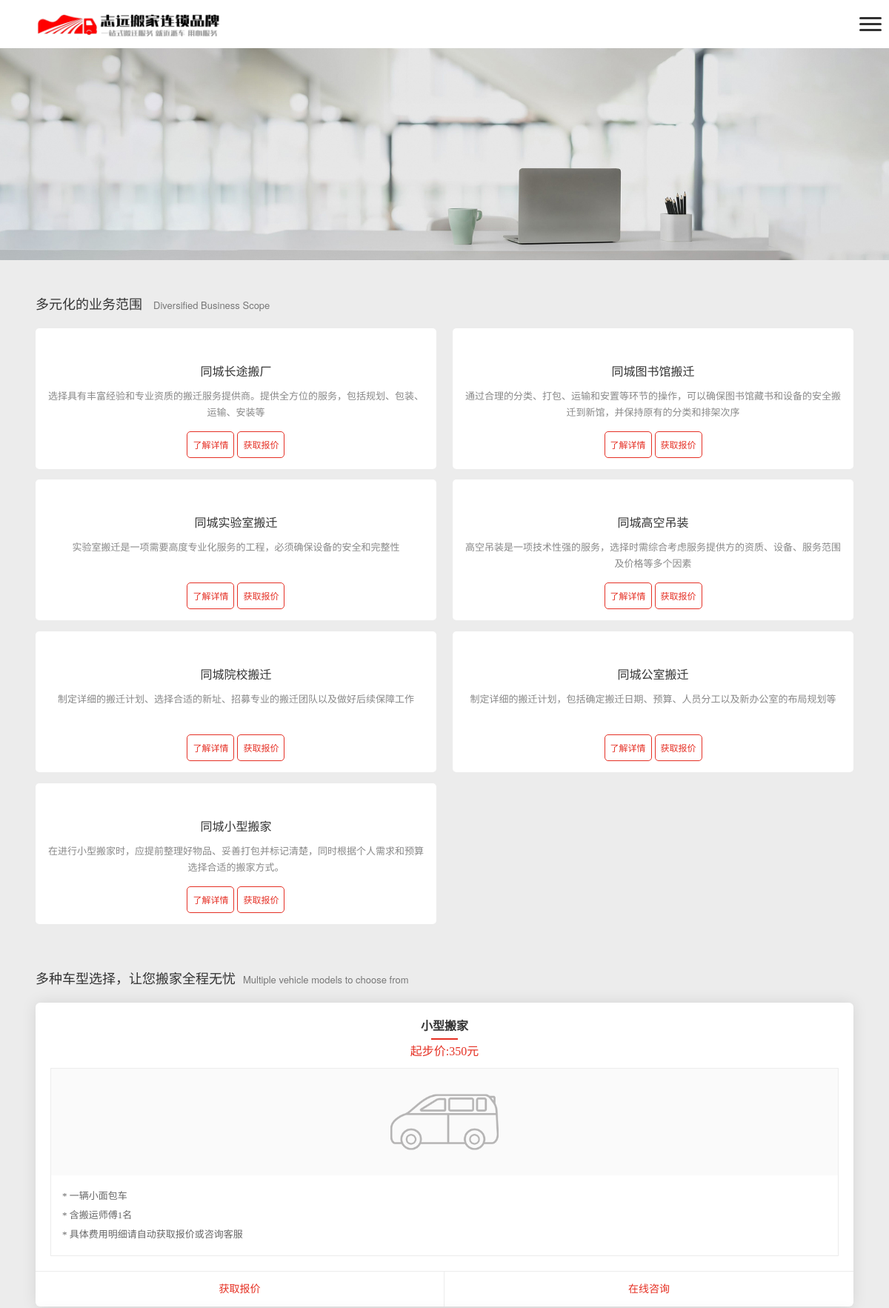
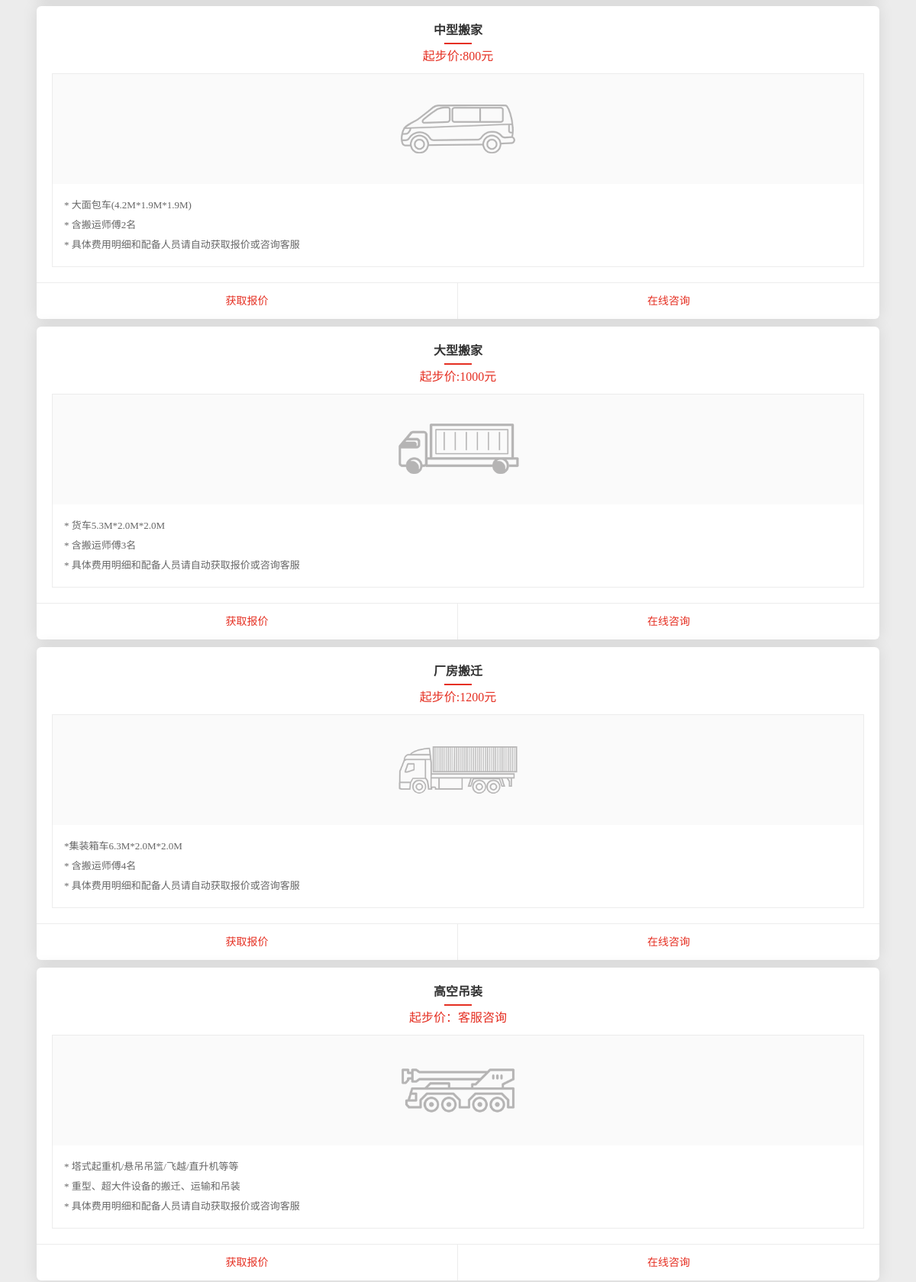
The app's page /products.html (upper part) with its own data (2 pictures, top to bottom).
### tables this page shows
CREATE TABLE "zw_cms_product" ("id" INTEGER, "title" TEXT, "subtitle" TEXT, "content" TEXT, "sketch" TEXT, "info" TEXT, "open" INTEGER, "link" TEXT, "seo_title" TEXT, "seo_keyword" TEXT, "seo_content" TEXT, "image" TEXT, "images" TEXT, "nav_id" INTEGER, "nav_pid" INTEGER, "country_id" TEXT, "sort" INTEGER, "create_time" TEXT, "update_time" TEXT, "delete_time" TEXT, "status" INTEGER, "state" INTEGER, "states" INTEGER, "top_status" INTEGER, "browse" INTEGER, "model" TEXT, "target" TEXT, "language" INTEGER, "rand" INTEGER, "lang" TEXT);

CREATE TABLE "zw_cms_expand" ("id" INTEGER, "pid" INTEGER, "title" TEXT, "subtitle" TEXT, "sketch" TEXT, "image" TEXT, "photo" TEXT, "icon1" TEXT, "icon2" TEXT, "file" TEXT, "content" TEXT, "link" TEXT, "type" TEXT, "label" TEXT, "status" INTEGER, "product_id" INTEGER, "cases_id" INTEGER, "model" TEXT, "language" INTEGER, "create_time" INTEGER, "update_time" INTEGER, "delete_time" INTEGER, "allow_delete" INTEGER, "sort" INTEGER, "lang" TEXT);

### app/controller/Products.php (called while the page is built, shortened)
<?php
class Products extends BaseController
{
    public function index(int $id = 2)
    {
        $navModel = new CmsNav();
        $currentNav = $navModel->find($id);
        $this->render('products/index', array_merge($this->getProductTemplateData($id), [
            'currentNav' => $currentNav ?? [],
            'banner'     => ($currentNav['image'] ?? '') ?: '/upload/20240510/bacfd59f43877ced86eca6d241385b84.jpg',
            'p_active'   => 1,
            'canonical_url' => $this->siteUrl('/products/' . ($currentNav['id'] ?? $id) . '.html'),
            'page_title' => $currentNav['seo_title'] ?: $this->seoTitle($currentNav['title'] ?? '搬家服务'),
            'page_keywords'   => $currentNav['seo_keyword'] ?? '',
            'page_description'=> $currentNav['seo_content'] ?? '',
        ]));
    }
    private function getProductTemplateData(int $navId): array
    {
        $productModel = new CmsProduct();
        return [
            'all'  => $productModel->select(
                ['nav_id' => $navId, 'status' => 1],
                'id, title, subtitle, sketch, image, link, target',
                'sort ASC, id DESC'
            ),
            'HFF'  => $this->getExpandSection(70),
            'CX'   => $this->getExpandSection(37),
            'BDTS' => $this->getExpandSection(43),
            'CJWT' => $this->getExpandSection(52),
            'why'  => $this->getExpandSection(3),
            'BZCL' => $this->getExpandSection(59),
        ];
    }
}

### bootstrap.php (called while the page is built, shortened)
<?php
$config = require CONFIG_PATH . 'site.php';
$app = new \app\core\App($config);
$app->run();

### public/index.php (called while the page is built, shortened)
<?php
require __DIR__ . '/../bootstrap.php';

### app/model/BaseModel.php (called while the page is built, shortened)
<?php
abstract class BaseModel
{
    protected $table;
    protected $connection;
    public function __construct()
    {
        $this->connection = Database::getInstance();
    }
    protected function table(): string
    {
        return Database::table($this->table);
    }
    public function find($id, string $field = '*')
    {
        $sql = "SELECT {$field} FROM " . $this->table() . " WHERE id = ?";
        $stmt = $this->connection->prepare($sql);
        $stmt->execute([$id]);
        return $stmt->fetch();
    }
    public function select(array $where = [], string $field = '*', string $order = 'id DESC', int $limit = 0, int $offset = 0): array
    {
        $sql = "SELECT {$field} FROM " . $this->table();
        $params = [];
        if (!empty($where)) {
            $conditions = [];
            foreach ($where as $key => $value) {
                if (is_array($value)) {
                    $conditions[] = "`{$key}` IN (" . implode(',', array_fill(0, count($value), '?')) . ")";
                    $params = array_merge($params, $value);
                } else {
                    $conditions[] = "`{$key}` = ?";
                    $params[] = $value;
                }
            }
            $sql .= " WHERE " . implode(' AND ', $conditions);
        }
        if ($order) {
            $sql .= " ORDER BY {$order}";
        }
        if ($limit > 0) {
            $sql .= " LIMIT {$limit}";
        }
        $stmt = $this->connection->prepare($sql);
        $stmt->execute($params);
        return $stmt->fetchAll();
    }
}

### app/model/Database.php (called while the page is built, shortened)
<?php
class Database
{
    protected static $instance = null;
    protected static $config = [];
    public static function init(array $config): void
    {
        self::$config = $config;
    }
    public static function getInstance(): \PDO
    {
        if (self::$instance === null) {
            $cfg = self::$config;
            if ($cfg['type'] === 'sqlite') {
                $dsn = 'sqlite:' . $cfg['database'];
                self::$instance = new \PDO($dsn, null, null, [
                    \PDO::ATTR_ERRMODE            => \PDO::ERRMODE_EXCEPTION,
                    \PDO::ATTR_DEFAULT_FETCH_MODE => \PDO::FETCH_ASSOC,
                ]);
                self::$instance->exec('PRAGMA busy_timeout = 5000');
            }
        }
        return self::$instance;
    }
    public static function table(string $name): string
    {
        return self::$config['prefix'] . $name;
    }
}

### app/model/CmsExpand.php (called while the page is built, shortened)
<?php
class CmsExpand extends BaseModel
{
    public function getByParent(int $parentId, string $cacheKey = '', int $limit = 0): array
    {
        $result = $this->select(
            ['pid' => $parentId, 'status' => 1],
            '*',
            'sort ASC, id ASC',
            $limit
        );
        return $result;
    }
}

### app/view/layout/product_sections.php (the view, shortened to what this page needs)
<div class="center clearfix"><div class="wow fadeInUp" data-wow-delay="0.1s"><div class="plate-top clearfix mt45"><p><?= $CX['title'] ?><span><?= $CX['subtitle'] ?></span></p></div><ul class="tc-service mt20 clearfix"><?php foreach ($CX['child_id'] as $item): ?><li class="boxsh"><div class="top-img"><h1 class="text-center fs-18"><?= $item['title'] ?></h1><p class="text-center mt20 fs-16 main-color cc"><span class="mbxb_price"><?= $item['subtitle'] ?></span></p><div class="car mt20"><div class="img-box text-center"><img class="lazy" data-original="<?= $item['image'] ?>" alt="" src="<?= $item['image'] ?>" style="display: inline-block;"></div><div class="text-box c666"><?= $item['sketch'] ?></div></div></div><div class="a-href"><a href="javascript:" class="getBaojia">获取报价</a><a href="tel:02085627757">在线咨询</a></div></li><?php endforeach; ?></ul></div></div>

### app/view/products/index.php (shortened to what this page needs)
<?php include VIEW_PATH . 'layout/header.php'; ?>
<link rel="stylesheet" href="<?= htmlspecialchars($assetUrl('/static/home/css/index.css'), ENT_QUOTES, 'UTF-8') ?>"><link rel="stylesheet" href="<?= htmlspecialchars($assetUrl('/static/home/css/products.css'), ENT_QUOTES, 'UTF-8') ?>">
<div class="page_banner"><img src="<?= htmlspecialchars($assetUrl($banner), ENT_QUOTES, 'UTF-8') ?>" class="w100 block" alt=""></div>
<div class="center clearfix"><div class="wow fadeInUp" data-wow-delay="0.1s"><div class="plate-top clearfix"><p>多元化的业务范围 <span>Diversified Business Scope</span></p></div><div class="s product-lines stop-swiping"><div class="swer"><div class="swiide"><?php foreach ($all as $item): ?><div class="slide-box"><div class="img-box"><img class="lazy" data-original="<?= $item['image'] ?>" alt="" width="100%"></div><p class="title14"><?= $item['title'] ?></p><p class="infos wline2"><?= $item['subtitle'] ?></p><p class="cont"><a href="<?= $item['link'] ?>"><span>了解详情</span></a><a class="getBaojia_tc"><span>获取报价</span></a></p></div><?php endforeach; ?></div></div></div></div></div>
<?php include VIEW_PATH . 'layout/product_sections.php'; ?>
<?php include VIEW_PATH . 'layout/footer.php'; ?>

### records on screen
zw_cms_product: title "同城长途搬厂", subtitle "选择具有丰富经验和专业资质的搬迁服务提供商。提供全方位的服务，包括规划、包装、运输、安装等"
zw_cms_product: title "同城图书馆搬迁", subtitle "通过合理的分类、打包、运输和安置等环节的操作，可以确保图书馆藏书和设备的安全搬迁到新馆，并保持原有的分类和排架次序"
zw_cms_product: title "同城实验室搬迁", subtitle "实验室搬迁是一项需要高度专业化服务的工程，必须确保设备的安全和完整性"
zw_cms_product: title "同城高空吊装", subtitle "高空吊装是一项技术性强的服务，选择时需综合考虑服务提供方的资质、设备、服务范围及价格等多个因素"
zw_cms_product: title "同城院校搬迁", subtitle "制定详细的搬迁计划、选择合适的新址、招募专业的搬迁团队以及做好后续保障工作"
zw_cms_product: title "同城公室搬迁", subtitle "制定详细的搬迁计划，包括确定搬迁日期、预算、人员分工以及新办公室的布局规划等"
zw_cms_product: title "同城小型搬家", subtitle "在进行小型搬家时，应提前整理好物品、妥善打包并标记清楚，同时根据个人需求和预算选择合适的搬家方式。"
zw_cms_expand: title "多种车型选择，让您搬家全程无忧", subtitle "Multiple vehicle models to choose from"
zw_cms_expand: title "小型搬家", subtitle "起步价:350元", image (picture), sketch "* 一辆小面包车 * 含搬运师傅1名 * 具体费用明细请自动获取报价或咨询客服"
zw_cms_expand: title "中型搬家", subtitle "起步价:800元", image (picture), sketch "* 大面包车(4.2M*1.9M*1.9M) * 含搬运师傅2名 * 具体费用明细和配备人员请自动获取报价或咨询客服"
zw_cms_expand: title "大型搬家", subtitle "起步价:1000元", image (picture), sketch "* 货车5.3M*2.0M*2.0M * 含搬运师傅3名 * 具体费用明细和配备人员请自动获取报价或咨询客服"
zw_cms_expand: title "厂房搬迁", subtitle "起步价:1200元", image (picture), sketch "*集装箱车6.3M*2.0M*2.0M * 含搬运师傅4名 * 具体费用明细和配备人员请自动获取报价或咨询客服"
zw_cms_expand: title "高空吊装", subtitle "起步价：客服咨询", image (picture), sketch "* 塔式起重机/悬吊吊篮/飞越/直升机等等 * 重型、超大件设备的搬迁、运输和吊装 * 具体费用明细和配备人员请自动获取报价或咨询客服"
